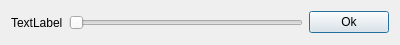
<?xml version="1.0" encoding="UTF-8"?>
<ui version="4.0">
 <class>EditTransparencyModel</class>
 <widget class="QDialog" name="EditTransparencyModel">
  <property name="geometry">
   <rect>
    <x>0</x>
    <y>0</y>
    <width>400</width>
    <height>45</height>
   </rect>
  </property>
  <property name="windowTitle">
   <string>Transparency</string>
  </property>
  <layout class="QHBoxLayout" name="horizontalLayout">
   <item>
    <widget class="QLabel" name="transparency_label">
     <property name="text">
      <string>TextLabel</string>
     </property>
    </widget>
   </item>
   <item>
    <widget class="QSlider" name="transparency_value_slider">
     <property name="minimumSize">
      <size>
       <width>50</width>
       <height>0</height>
      </size>
     </property>
     <property name="orientation">
      <enum>Qt::Horizontal</enum>
     </property>
    </widget>
   </item>
   <item>
    <widget class="QPushButton" name="valid_btn">
     <property name="text">
      <string>Ok</string>
     </property>
    </widget>
   </item>
  </layout>
 </widget>
 <resources/>
 <connections/>
</ui>
